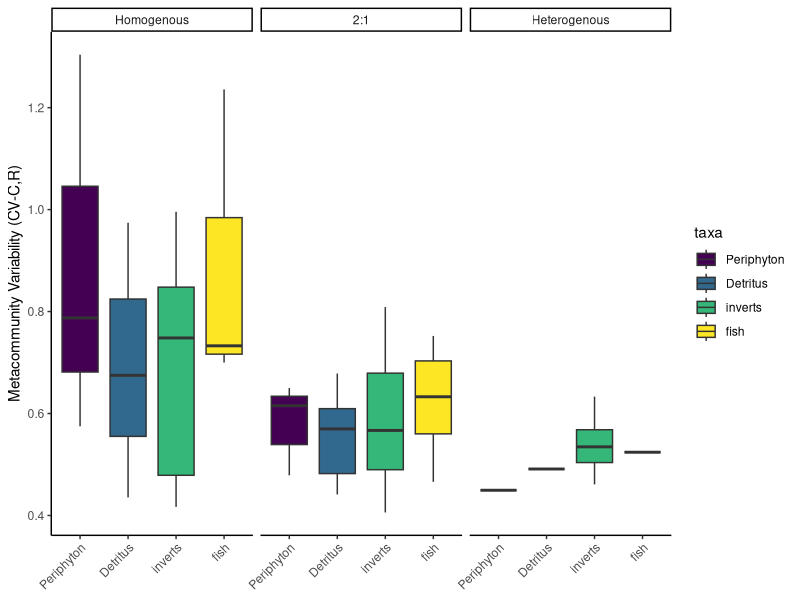
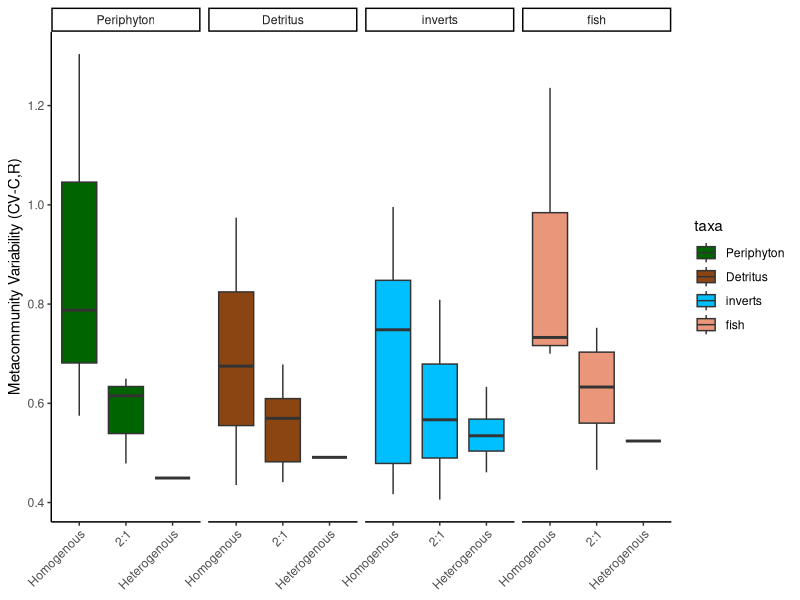
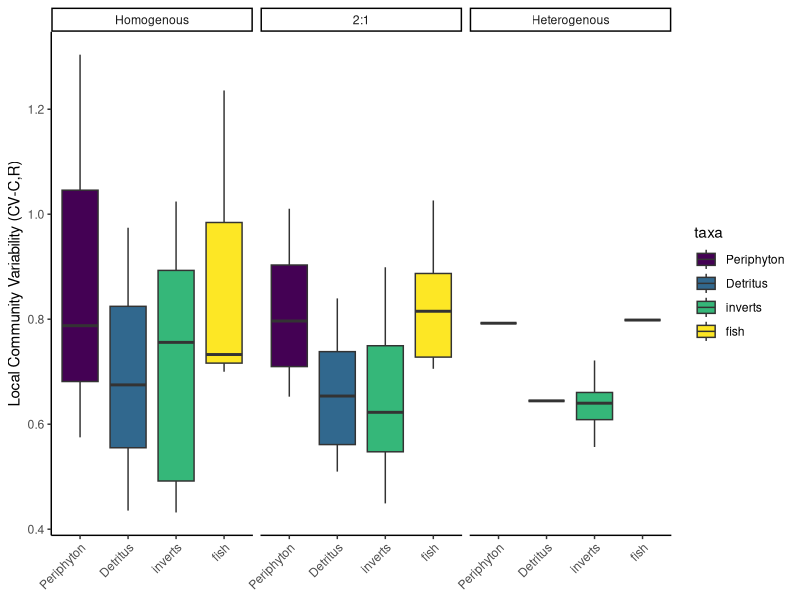
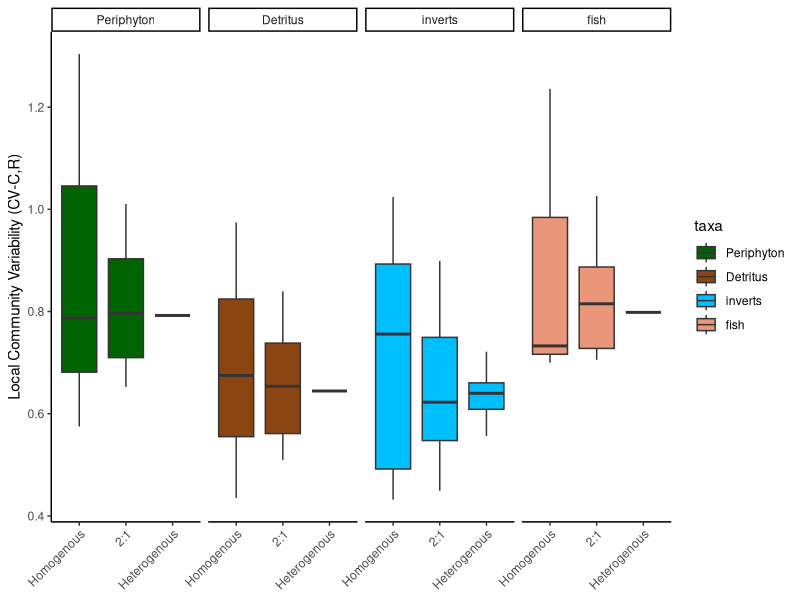
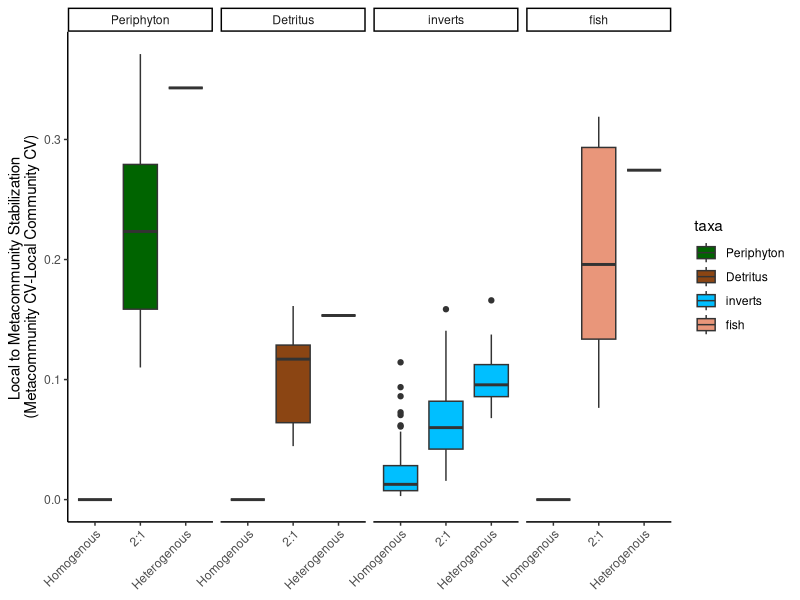
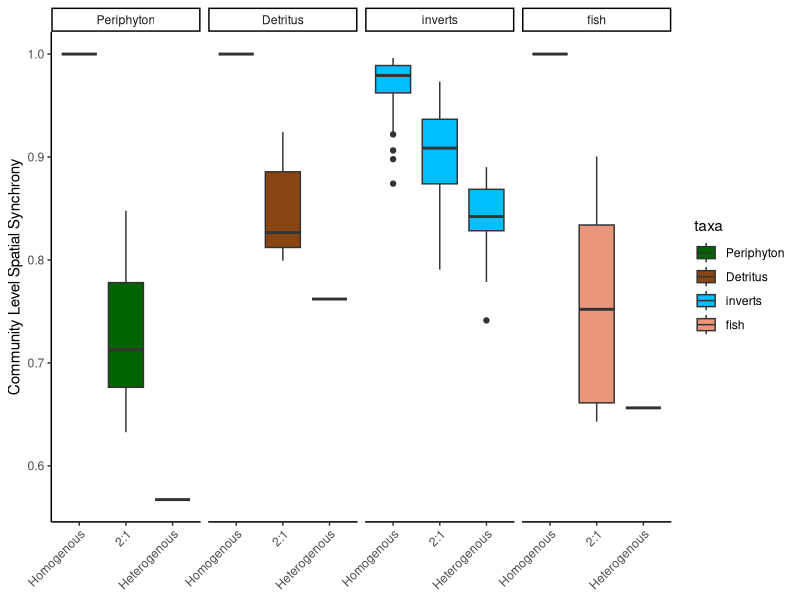
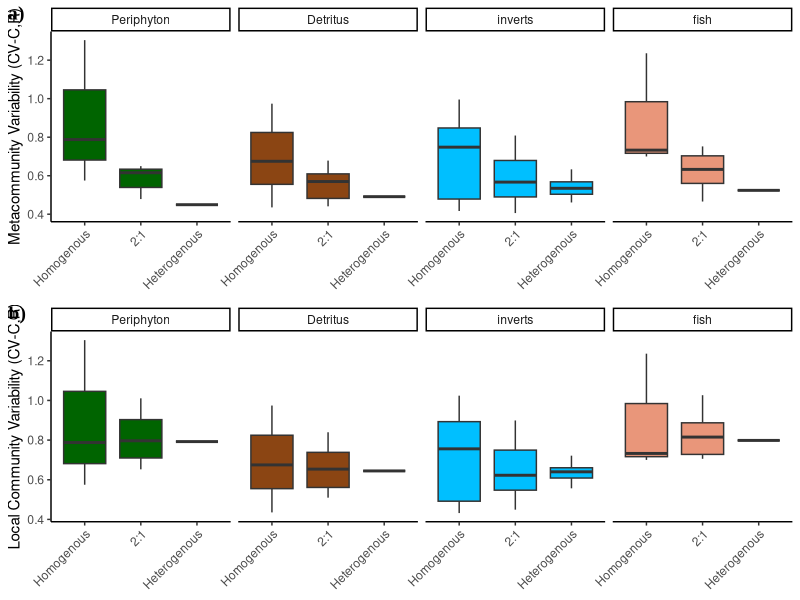
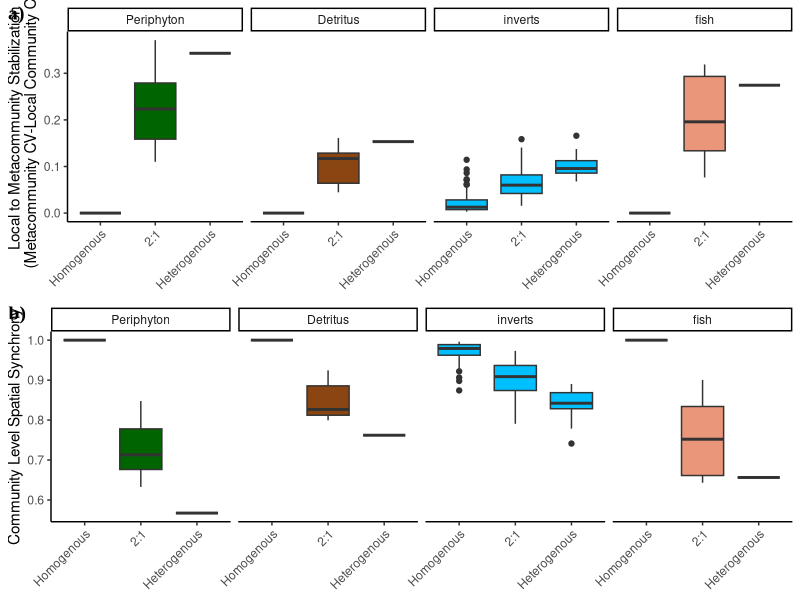

Reproduce these figures in R, in order.
#### Plotting Variance Paritioning Results across all taxa

library(tidyverse)
library(ggplot2)
library(ggpubr)

##Read in variance partitoning results

inverts <- read.csv("data/variance_partitioning_results/invert_var_partition_results_bootstrapped.csv") %>%
  rename(Combination = "Combo") %>%
  select(taxa, Iteration, Combination, combo_type, CV_C_L, CV_C_R, CV_S_L, CV_S_R, phi_C_L2R, phi_S_L2R, phi_S2C_L, phi_S2C_R, cv_diff)

pd <- read.csv("data/variance_partitioning_results/peri_det_var_partition_results.csv") %>%
  mutate(Iteration = 1) %>%
  select(taxa, Iteration, Combination, combo_type, CV_C_L, CV_C_R, CV_S_L, CV_S_R, phi_C_L2R, phi_S_L2R, phi_S2C_L, phi_S2C_R, cv_diff)

fish <- read.csv("data/variance_partitioning_results/fish_var_partition_results.csv") %>%
  mutate(Iteration = 1) %>%
  select(taxa, Iteration, Combination, combo_type, CV_C_L, CV_C_R, CV_S_L, CV_S_R, phi_C_L2R, phi_S_L2R, phi_S2C_L, phi_S2C_R, cv_diff)

df <- rbind(inverts, pd, fish)

df$combo_type <- ordered(df$combo_type,
                         levels = c("Homogenous", "2:1", "Heterogenous"))
df$taxa <- ordered(df$taxa,
                   levels = c("Periphyton", "Detritus", "inverts", "fish"))

##
meta_cv <- ggplot(df, aes(x = taxa, y = CV_C_R, group = taxa, fill = taxa)) +
  geom_boxplot() +
  theme_classic() +
  ylab("Metacommunity Variability (CV-C,R)")+
  theme(axis.text.x = element_text(angle = 45, hjust = 1), axis.title.x = element_blank(), legend.position = "right") +
  facet_wrap(~combo_type)
meta_cv

meta_cv_2 <- ggplot(df, aes(x = combo_type, y = CV_C_R, group = combo_type, fill = taxa)) +
  geom_boxplot() +
  scale_fill_manual(values = c("darkgreen", "chocolate4", "deepskyblue", "darksalmon"))+
  theme_classic() +
  ylab("Metacommunity Variability (CV-C,R)")+
  theme(axis.text.x = element_text(angle = 45, hjust = 1), axis.title.x = element_blank(), legend.position = "right") +
  facet_wrap(~taxa, nrow = 1)
meta_cv_2

local_cv <- ggplot(df, aes(x = taxa, y = CV_C_L, group = taxa, fill = taxa)) +
  geom_boxplot() +
  theme_classic() +
  ylab("Local Community Variability (CV-C,R)")+
  theme(axis.text.x = element_text(angle = 45, hjust = 1), axis.title.x = element_blank(), legend.position = "right") +
  facet_wrap(~combo_type)
local_cv

local_cv_2 <- ggplot(df, aes(x = combo_type, y = CV_C_L, group = combo_type, fill = taxa)) +
  geom_boxplot() +
  theme_classic() +
  scale_fill_manual(values = c("darkgreen", "chocolate4", "deepskyblue", "darksalmon"))+
  ylab("Local Community Variability (CV-C,R)")+
  theme(axis.text.x = element_text(angle = 45, hjust = 1), axis.title.x = element_blank(), legend.position = "right") +
  facet_wrap(~taxa, nrow = 1)
local_cv_2


cv_diff<- ggplot(df, aes(x = combo_type, y = cv_diff, group = combo_type, fill = taxa)) +
  geom_boxplot() +
  theme_classic() +
  scale_fill_manual(values = c("darkgreen", "chocolate4", "deepskyblue", "darksalmon"))+
  ylab("Local to Metacommunity Stabilization \n(Metacommunity CV-Local Community CV)")+
  theme(axis.text.x = element_text(angle = 45, hjust = 1), axis.title.x = element_blank(), legend.position = "right") +
  facet_wrap(~taxa, nrow = 1)
cv_diff


comm_async<- ggplot(df, aes(x = combo_type, y = phi_C_L2R, group = combo_type, fill = taxa)) +
  geom_boxplot() +
  theme_classic() +
  scale_fill_manual(values = c("darkgreen", "chocolate4", "deepskyblue", "darksalmon"))+
  ylab("Community Level Spatial Synchrony")+
  theme(axis.text.x = element_text(angle = 45, hjust = 1), axis.title.x = element_blank(), legend.position = "right") +
  facet_wrap(~taxa, nrow = 1)
comm_async


meta_local_cv <- ggarrange(meta_cv_2, local_cv_2, legend = "none", 
                           labels = c("a)", "b)", "c)"),
                           ncol = 1, nrow = 2, font.label = list(colour = "black", size = 14, family = "Times New Roman"))
meta_local_cv

cv_dif_async <- ggarrange(cv_diff, comm_async, legend = "none", 
                           labels = c("a)", "b)"),
                           ncol = 1, nrow = 2, font.label = list(colour = "black", size = 14, family = "Times New Roman"))
cv_dif_async
